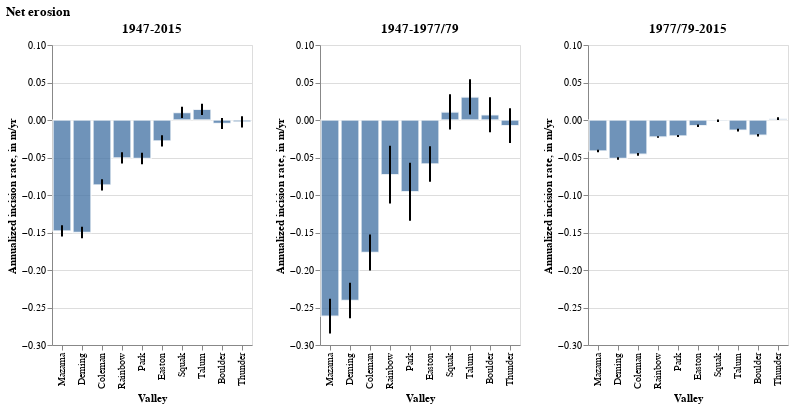

Write notebook code for a chart like this one.
### Code cell
src = dv_df_by_valley.drop(columns='index')
bounding = src[src.bounding==True]
non_bounding = src[src.bounding==False]

bounding_chart = bars_and_error_bars(
    bounding, 
    value='Annual Incision Rate:Q', 
    bars_2_cols=['Incision Lower CI', 'Incision Upper CI'],
    y_title = "Annualized incision rate, in m/yr"
)
early_chart = bars_and_error_bars(
    non_bounding[non_bounding.start_time == datetime(1947, 9, 14)], 
    value='Annual Incision Rate:Q', 
    bars_2_cols=['Incision Lower CI', 'Incision Upper CI'],
    y_title = "Annualized incision rate, in m/yr"
)
late_chart = bars_and_error_bars(
    non_bounding[non_bounding.end_time == datetime(2015, 9, 1)], 
    value='Annual Incision Rate:Q', 
    bars_2_cols=['Incision Lower CI', 'Incision Upper CI'],
    y_title = "Annualized incision rate, in m/yr"
)

(
    bounding_chart.properties(title="1947-2015") | early_chart.properties(title="1947-1977/79 ") | late_chart.properties(title="1977/79-2015")
).resolve_scale(y='shared').properties(title='Net erosion')

### Figure 1 — Vega-Lite specification as saved in the notebook (floating-point values rounded to 4 significant figures)
{"config": {"view": {"continuousWidth": 400, "continuousHeight": 300}}, "hconcat": [{"layer": [{"mark": {"type": "bar", "opacity": 0.8, "stroke": "white", "strokeWidth": 1.5}, "encoding": {"x": {"field": "name", "sort": ["Mazama", "Deming", "Coleman", "Rainbow", "Park", "Easton", "Squak", "Talum", "Boulder", "Thunder"], "type": "ordinal"}, "y": {"field": "Annual Incision Rate", "type": "quantitative"}}}, {"mark": {"type": "bar", "color": "black", "width": 2}, "encoding": {"x": {"field": "name", "sort": ["Mazama", "Deming", "Coleman", "Rainbow", "Park", "Easton", "Squak", "Talum", "Boulder", "Thunder"], "title": "Valley", "type": "ordinal"}, "y": {"field": "Incision Lower CI", "title": "Annualized incision rate, in m/yr", "type": "quantitative"}, "y2": {"field": "Incision Upper CI"}}}], "data": {"name": "data-ad6ed3c67455452fe88a6ebcba2c5edf"}, "title": "1947-2015"}, {"layer": [{"mark": {"type": "bar", "opacity": 0.8, "stroke": "white", "strokeWidth": 1.5}, "encoding": {"x": {"field": "name", "sort": ["Mazama", "Deming", "Coleman", "Rainbow", "Park", "Easton", "Squak", "Talum", "Boulder", "Thunder"], "type": "ordinal"}, "y": {"field": "Annual Incision Rate", "type": "quantitative"}}}, {"mark": {"type": "bar", "color": "black", "width": 2}, "encoding": {"x": {"field": "name", "sort": ["Mazama", "Deming", "Coleman", "Rainbow", "Park", "Easton", "Squak", "Talum", "Boulder", "Thunder"], "title": "Valley", "type": "ordinal"}, "y": {"field": "Incision Lower CI", "title": "Annualized incision rate, in m/yr", "type": "quantitative"}, "y2": {"field": "Incision Upper CI"}}}], "data": {"name": "data-0869f077e0409db2f8cc23d2cce69f57"}, "title": "1947-1977/79 "}, {"layer": [{"mark": {"type": "bar", "opacity": 0.8, "stroke": "white", "strokeWidth": 1.5}, "encoding": {"x": {"field": "name", "sort": ["Mazama", "Deming", "Coleman", "Rainbow", "Park", "Easton", "Squak", "Talum", "Boulder", "Thunder"], "type": "ordinal"}, "y": {"field": "Annual Incision Rate", "type": "quantitative"}}}, {"mark": {"type": "bar", "color": "black", "width": 2}, "encoding": {"x": {"field": "name", "sort": ["Mazama", "Deming", "Coleman", "Rainbow", "Park", "Easton", "Squak", "Talum", "Boulder", "Thunder"], "title": "Valley", "type": "ordinal"}, "y": {"field": "Incision Lower CI", "title": "Annualized incision rate, in m/yr", "type": "quantitative"}, "y2": {"field": "Incision Upper CI"}}}], "data": {"name": "data-168619f749f5159090498a6edba4cf73"}, "title": "1977/79-2015"}], "resolve": {"scale": {"y": "shared"}}, "title": "Net erosion", "$schema": "https://vega.github.io/schema/vega-lite/v4.17.0.json", "datasets": {"data-ad6ed3c67455452fe88a6ebcba2c5edf": [{"dh": -3.491, "area": 580500.0, "volume": -2026000.0, "bounding": true, "name": "Park", "n_pixels": 145100.0, "volumetric_uncertainty": 297800.0, "start_time": "1947-09-14T00:00:00", "end_time": "2015-09-01T00:00:00", "time_difference_years": 68, "Annual Mass Wasted": -29800.0, "Upper CI": -25420.0, "Lower CI": -34180.0, "Average Date": "1981-09-07T00:00:00", "Annual Incision Rate": -0.05133, "Incision Lower CI": -0.05887, "Incision Upper CI": -0.04379}, {"dh": -3.436, "area": 837300.0, "volume": -2877000.0, "bounding": true, "name": "Rainbow", "n_pixels": 209300.0, "volumetric_uncertainty": 424700.0, "start_time": "1947-09-14T00:00:00", "end_time": "2015-09-01T00:00:00", "time_difference_years": 68, "Annual Mass Wasted": -42300.0, "Upper CI": -36060.0, "Lower CI": -48550.0, "Average Date": "1981-09-07T00:00:00", "Annual Incision Rate": -0.05052, "Incision Lower CI": -0.05798, "Incision Upper CI": -0.04307}, {"dh": -10.2, "area": 509600.0, "volume": -5200000.0, "bounding": true, "name": "Deming", "n_pixels": 127400.0, "volumetric_uncertainty": 262700.0, "start_time": "1947-09-14T00:00:00", "end_time": "2015-09-01T00:00:00", "time_difference_years": 68, "Annual Mass Wasted": -76470.0, "Upper CI": -72600.0, "Lower CI": -80330.0, "Average Date": "1981-09-07T00:00:00", "Annual Incision Rate": -0.1501, "Incision Lower CI": -0.1576, "Incision Upper CI": -0.1425}, {"dh": -0.3095, "area": 1411000.0, "volume": -436700.0, "bounding": true, "name": "Boulder", "n_pixels": 352700.0, "volumetric_uncertainty": 708000.0, "start_time": "1947-09-14T00:00:00", "end_time": "2015-09-01T00:00:00", "time_difference_years": 68, "Annual Mass Wasted": -6422.0, "Upper CI": 3989.0, "Lower CI": -16830.0, "Average Date": "1981-09-07T00:00:00", "Annual Incision Rate": -0.004552, "Incision Lower CI": -0.01193, "Incision Upper CI": 0.002827}, {"dh": 0.6817, "area": 721000.0, "volume": 491500.0, "bounding": true, "name": "Squak", "n_pixels": 180200.0, "volumetric_uncertainty": 367200.0, "start_time": "1947-09-14T00:00:00", "end_time": "2015-09-01T00:00:00", "time_difference_years": 68, "Annual Mass Wasted": 7228.0, "Upper CI": 12630.0, "Lower CI": 1828.0, "Average Date": "1981-09-07T00:00:00", "Annual Incision Rate": 0.01003, "Incision Lower CI": 0.002536, "Incision Upper CI": 0.01752}, {"dh": -0.1726, "area": 1082000.0, "volume": -186700.0, "bounding": true, "name": "Thunder", "n_pixels": 270400.0, "volumetric_uncertainty": 545400.0, "start_time": "1947-09-14T00:00:00", "end_time": "2015-09-01T00:00:00", "time_difference_years": 68, "Annual Mass Wasted": -2745.0, "Upper CI": 5275.0, "Lower CI": -10760.0, "Average Date": "1981-09-07T00:00:00", "Annual Incision Rate": -0.002538, "Incision Lower CI": -0.009952, "Incision Upper CI": 0.004877}, {"dh": 0.9648, "area": 871600.0, "volume": 840900.0, "bounding": true, "name": "Talum", "n_pixels": 217900.0, "volumetric_uncertainty": 441600.0, "start_time": "1947-09-14T00:00:00", "end_time": "2015-09-01T00:00:00", "time_difference_years": 68, "Annual Mass Wasted": 12370.0, "Upper CI": 18860.0, "Lower CI": 5872.0, "Average Date": "1981-09-07T00:00:00", "Annual Incision Rate": 0.01419, "Incision Lower CI": 0.006737, "Incision Upper CI": 0.02164}, {"dh": -1.896, "area": 472100.0, "volume": -894900.0, "bounding": true, "name": "Easton", "n_pixels": 118000.0, "volumetric_uncertainty": 244200.0, "start_time": "1947-09-14T00:00:00", "end_time": "2015-09-01T00:00:00", "time_difference_years": 68, "Annual Mass Wasted": -13160.0, "Upper CI": -9569.0, "Lower CI": -16750.0, "Average Date": "1981-09-07T00:00:00", "Annual Incision Rate": -0.02788, "Incision Lower CI": -0.03548, "Incision Upper CI": -0.02027}, {"dh": -5.889, "area": 637500.0, "volume": -3754000.0, "bounding": true, "name": "Coleman", "n_pixels": 159400.0, "volumetric_uncertainty": 326000.0, "start_time": "1947-09-14T00:00:00", "end_time": "2015-09-01T00:00:00", "time_difference_years": 68, "Annual Mass Wasted": -55210.0, "Upper CI": -50410.0, "Lower CI": -60000.0, "Average Date": "1981-09-07T00:00:00", "Annual Incision Rate": -0.0866, "Incision Lower CI": -0.09412, "Incision Upper CI": -0.07908}, {"dh": -10.06, "area": 945800.0, "volume": -9510000.0, "bounding": true, "name": "Mazama", "n_pixels": 236500.0, "volumetric_uncertainty": 478300.0, "start_time": "1947-09-14T00:00:00", "end_time": "2015-09-01T00:00:00", "time_difference_years": 68, "Annual Mass Wasted": -139900.0, "Upper CI": -132800.0, "Lower CI": -146900.0, "Average Date": "1981-09-07T00:00:00", "Annual Incision Rate": -0.1479, "Incision Lower CI": -0.1553, "Incision Upper CI": -0.1404}], "data-0869f077e0409db2f8cc23d2cce69f57": [{"dh": -2.869, "area": 346900.0, "volume": -995100.0, "bounding": false, "name": "Park", "n_pixels": 86720.0, "volumetric_uncertainty": 402800.0, "start_time": "1947-09-14T00:00:00", "end_time": "1977-09-27T00:00:00", "time_difference_years": 30, "Annual Mass Wasted": -33170.0, "Upper CI": -19740.0, "Lower CI": -46600.0, "Average Date": "1962-09-21T00:00:00", "Annual Incision Rate": -0.09563, "Incision Lower CI": -0.1343, "Incision Upper CI": -0.05692}, {"dh": -2.189, "area": 670200.0, "volume": -1467000.0, "bounding": false, "name": "Rainbow", "n_pixels": 167600.0, "volumetric_uncertainty": 774500.0, "start_time": "1947-09-14T00:00:00", "end_time": "1977-09-27T00:00:00", "time_difference_years": 30, "Annual Mass Wasted": -48910.0, "Upper CI": -23090.0, "Lower CI": -74720.0, "Average Date": "1962-09-21T00:00:00", "Annual Incision Rate": -0.07297, "Incision Lower CI": -0.1115, "Incision Upper CI": -0.03446}, {"dh": -7.704, "area": 416600.0, "volume": -3210000.0, "bounding": false, "name": "Deming", "n_pixels": 104100.0, "volumetric_uncertainty": 315100.0, "start_time": "1947-09-14T00:00:00", "end_time": "1979-10-06T00:00:00", "time_difference_years": 32, "Annual Mass Wasted": -100300.0, "Upper CI": -90450.0, "Lower CI": -110100.0, "Average Date": "1963-09-25T00:00:00", "Annual Incision Rate": -0.2408, "Incision Lower CI": -0.2644, "Incision Upper CI": -0.2171}, {"dh": 0.2224, "area": 820800.0, "volume": 182500.0, "bounding": false, "name": "Boulder", "n_pixels": 205200.0, "volumetric_uncertainty": 611700.0, "start_time": "1947-09-14T00:00:00", "end_time": "1979-10-06T00:00:00", "time_difference_years": 32, "Annual Mass Wasted": 5704.0, "Upper CI": 24820.0, "Lower CI": -13410.0, "Average Date": "1963-09-25T00:00:00", "Annual Incision Rate": 0.00695, "Incision Lower CI": -0.01634, "Incision Upper CI": 0.03024}, {"dh": 0.3463, "area": 560100.0, "volume": 194000.0, "bounding": false, "name": "Squak", "n_pixels": 140000.0, "volumetric_uncertainty": 420400.0, "start_time": "1947-09-14T00:00:00", "end_time": "1979-10-06T00:00:00", "time_difference_years": 32, "Annual Mass Wasted": 6062.0, "Upper CI": 19200.0, "Lower CI": -7076.0, "Average Date": "1963-09-25T00:00:00", "Annual Incision Rate": 0.01082, "Incision Lower CI": -0.01263, "Incision Upper CI": 0.03428}, {"dh": -0.2415, "area": 1082000.0, "volume": -261300.0, "bounding": false, "name": "Thunder", "n_pixels": 270400.0, "volumetric_uncertainty": 803000.0, "start_time": "1947-09-14T00:00:00", "end_time": "1979-10-06T00:00:00", "time_difference_years": 32, "Annual Mass Wasted": -8164.0, "Upper CI": 16930.0, "Lower CI": -33260.0, "Average Date": "1963-09-25T00:00:00", "Annual Incision Rate": -0.007548, "Incision Lower CI": -0.03075, "Incision Upper CI": 0.01565}, {"dh": 0.9847, "area": 613100.0, "volume": 603800.0, "bounding": false, "name": "Talum", "n_pixels": 153300.0, "volumetric_uncertainty": 459300.0, "start_time": "1947-09-14T00:00:00", "end_time": "1979-10-06T00:00:00", "time_difference_years": 32, "Annual Mass Wasted": 18870.0, "Upper CI": 33220.0, "Lower CI": 4514.0, "Average Date": "1963-09-25T00:00:00", "Annual Incision Rate": 0.03077, "Incision Lower CI": 0.007362, "Incision Upper CI": 0.05418}, {"dh": -1.874, "area": 408400.0, "volume": -765400.0, "bounding": false, "name": "Easton", "n_pixels": 102100.0, "volumetric_uncertainty": 309100.0, "start_time": "1947-09-14T00:00:00", "end_time": "1979-10-06T00:00:00", "time_difference_years": 32, "Annual Mass Wasted": -23920.0, "Upper CI": -14260.0, "Lower CI": -33580.0, "Average Date": "1963-09-25T00:00:00", "Annual Incision Rate": -0.05856, "Incision Lower CI": -0.08221, "Incision Upper CI": -0.03491}, {"dh": -5.654, "area": 283000.0, "volume": -1600000.0, "bounding": false, "name": "Coleman", "n_pixels": 70750.0, "volumetric_uncertainty": 217000.0, "start_time": "1947-09-14T00:00:00", "end_time": "1979-10-06T00:00:00", "time_difference_years": 32, "Annual Mass Wasted": -50000.0, "Upper CI": -43220.0, "Lower CI": -56780.0, "Average Date": "1963-09-25T00:00:00", "Annual Incision Rate": -0.1767, "Incision Lower CI": -0.2007, "Incision Upper CI": -0.1527}, {"dh": -8.37, "area": 883600.0, "volume": -7395000.0, "bounding": false, "name": "Mazama", "n_pixels": 220900.0, "volumetric_uncertainty": 657700.0, "start_time": "1947-09-14T00:00:00", "end_time": "1979-10-06T00:00:00", "time_difference_years": 32, "Annual Mass Wasted": -231100.0, "Upper CI": -210600.0, "Lower CI": -251700.0, "Average Date": "1963-09-25T00:00:00", "Annual Incision Rate": -0.2616, "Incision Lower CI": -0.2848, "Incision Upper CI": -0.2383}], "data-168619f749f5159090498a6edba4cf73": [{"dh": -0.8097, "area": 346900.0, "volume": -280900.0, "bounding": false, "name": "Park", "n_pixels": 86720.0, "volumetric_uncertainty": 15980.0, "start_time": "1977-09-27T00:00:00", "end_time": "2015-09-01T00:00:00", "time_difference_years": 38, "Annual Mass Wasted": -7391.0, "Upper CI": -6971.0, "Lower CI": -7812.0, "Average Date": "1996-09-14T00:00:00", "Annual Incision Rate": -0.02131, "Incision Lower CI": -0.02252, "Incision Upper CI": -0.0201}, {"dh": -0.8663, "area": 670200.0, "volume": -580600.0, "bounding": false, "name": "Rainbow", "n_pixels": 167600.0, "volumetric_uncertainty": 25360.0, "start_time": "1977-09-27T00:00:00", "end_time": "2015-09-01T00:00:00", "time_difference_years": 38, "Annual Mass Wasted": -15280.0, "Upper CI": -14610.0, "Lower CI": -15950.0, "Average Date": "1996-09-14T00:00:00", "Annual Incision Rate": -0.0228, "Incision Lower CI": -0.02379, "Incision Upper CI": -0.0218}, {"dh": -1.847, "area": 416600.0, "volume": -769400.0, "bounding": false, "name": "Deming", "n_pixels": 104100.0, "volumetric_uncertainty": 26380.0, "start_time": "1979-10-06T00:00:00", "end_time": "2015-09-01T00:00:00", "time_difference_years": 36, "Annual Mass Wasted": -21370.0, "Upper CI": -20640.0, "Lower CI": -22110.0, "Average Date": "1997-09-18T00:00:00", "Annual Incision Rate": -0.05131, "Incision Lower CI": -0.05306, "Incision Upper CI": -0.04955}, {"dh": -0.734, "area": 820800.0, "volume": -602500.0, "bounding": false, "name": "Boulder", "n_pixels": 205200.0, "volumetric_uncertainty": 50920.0, "start_time": "1979-10-06T00:00:00", "end_time": "2015-09-01T00:00:00", "time_difference_years": 36, "Annual Mass Wasted": -16730.0, "Upper CI": -15320.0, "Lower CI": -18150.0, "Average Date": "1997-09-18T00:00:00", "Annual Incision Rate": -0.02039, "Incision Lower CI": -0.02211, "Incision Upper CI": -0.01866}, {"dh": -0.0333, "area": 560100.0, "volume": -18650.0, "bounding": false, "name": "Squak", "n_pixels": 140000.0, "volumetric_uncertainty": 35100.0, "start_time": "1979-10-06T00:00:00", "end_time": "2015-09-01T00:00:00", "time_difference_years": 36, "Annual Mass Wasted": -518.1, "Upper CI": 456.8, "Lower CI": -1493.0, "Average Date": "1997-09-18T00:00:00", "Annual Incision Rate": -0.0009249, "Incision Lower CI": -0.002665, "Incision Upper CI": 0.0008155}, {"dh": 0.06563, "area": 1082000.0, "volume": 71020.0, "bounding": false, "name": "Thunder", "n_pixels": 270500.0, "volumetric_uncertainty": 66790.0, "start_time": "1979-10-06T00:00:00", "end_time": "2015-09-01T00:00:00", "time_difference_years": 36, "Annual Mass Wasted": 1973.0, "Upper CI": 3828.0, "Lower CI": 117.4, "Average Date": "1997-09-18T00:00:00", "Annual Incision Rate": 0.001823, "Incision Lower CI": 0.0001085, "Incision Upper CI": 0.003537}, {"dh": -0.4864, "area": 613100.0, "volume": -298200.0, "bounding": false, "name": "Talum", "n_pixels": 153300.0, "volumetric_uncertainty": 38320.0, "start_time": "1979-10-06T00:00:00", "end_time": "2015-09-01T00:00:00", "time_difference_years": 36, "Annual Mass Wasted": -8284.0, "Upper CI": -7220.0, "Lower CI": -9348.0, "Average Date": "1997-09-18T00:00:00", "Annual Incision Rate": -0.01351, "Incision Lower CI": -0.01525, "Incision Upper CI": -0.01177}, {"dh": -0.2737, "area": 408400.0, "volume": -111800.0, "bounding": false, "name": "Easton", "n_pixels": 102100.0, "volumetric_uncertainty": 25880.0, "start_time": "1979-10-06T00:00:00", "end_time": "2015-09-01T00:00:00", "time_difference_years": 36, "Annual Mass Wasted": -3105.0, "Upper CI": -2386.0, "Lower CI": -3824.0, "Average Date": "1997-09-18T00:00:00", "Annual Incision Rate": -0.007601, "Incision Lower CI": -0.009362, "Incision Upper CI": -0.005841}, {"dh": -1.65, "area": 285100.0, "volume": -470400.0, "bounding": false, "name": "Coleman", "n_pixels": 71280.0, "volumetric_uncertainty": 18390.0, "start_time": "1979-10-06T00:00:00", "end_time": "2015-09-01T00:00:00", "time_difference_years": 36, "Annual Mass Wasted": -13070.0, "Upper CI": -12560.0, "Lower CI": -13580.0, "Average Date": "1997-09-18T00:00:00", "Annual Incision Rate": -0.04583, "Incision Lower CI": -0.04762, "Incision Upper CI": -0.04404}, {"dh": -1.488, "area": 941300.0, "volume": -1401000.0, "bounding": false, "name": "Mazama", "n_pixels": 235300.0, "volumetric_uncertainty": 58240.0, "start_time": "1979-10-06T00:00:00", "end_time": "2015-09-01T00:00:00", "time_difference_years": 36, "Annual Mass Wasted": -38920.0, "Upper CI": -37300.0, "Lower CI": -40530.0, "Average Date": "1997-09-18T00:00:00", "Annual Incision Rate": -0.04134, "Incision Lower CI": -0.04306, "Incision Upper CI": -0.03962}]}}
